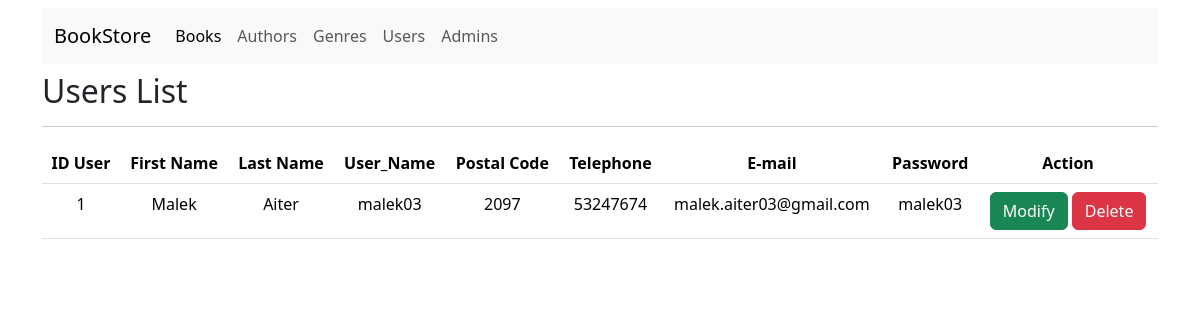
Screenshot of /View/User/index.php with the database file from the repository.
### tables this page shows
CREATE TABLE IF NOT EXISTS `user` (
  `id_user` int NOT NULL AUTO_INCREMENT,
  `fname` varchar(25) NOT NULL,
  `lname` varchar(25) NOT NULL,
  `username` varchar(25) NOT NULL,
  `pc` int NOT NULL,
  `tel` int NOT NULL,
  `email` varchar(25) NOT NULL,
  `pwd` varchar(15) NOT NULL,
  PRIMARY KEY (`id_user`)
);

### Controller/UserController.php (called while the page is built, shortened)
<?php
    require_once __DIR__.'/../Model/User.php';
    require_once __DIR__.'/../Model/DataBase.php';
    class UserController{
        public static function indexAction(){
            $users = User::all();
            require_once __DIR__.'/../View/User/layout.php';
        }
    }
?>

### View/User/index.php (called while the page is built)
<?php
    include __DIR__.'/../header.php';
    require_once __DIR__.'/../../Controller/UserController.php';
    UserController::indexAction();
?>

### Model/User.php (called while the page is built, shortened)
<?php
    class User{
        private $id_user;
        private $fname;
        private $lname;
        private $username;
        private $pc;
        private $tel;
        private $email;
        private $pwd;
        public function get_id_user(){
            return $this->id_user;
        }
        public function get_fname(){
            return $this->fname;
        }
        public function get_lname(){
            return $this->lname;
        }
        public function get_username(){
            return $this->username;
        }
        public function get_pc(){
            return $this->pc;
        }
        public function get_tel(){
            return $this->tel;
        }
        public function get_email(){
            return $this->email;
        }
        public function get_pwd(){
            return $this->pwd;
        }
        public static function all(){
            $rq="select * from user";
            return DataBase::Query($rq,'User');
        }
    }
?>

### Model/DataBase.php (called while the page is built, shortened)
<?php
class DataBase{
	private static $conx;
	private static function init(){
		self::$conx=new PDO('mysql:host=localhost;dbname=bookstore','root','');
		return self::$conx;
	}
	public static function getConx(){
		return self::$conx;
	}
	public static function Query($rq,$className,$tab=[]){
		$stm= self::getConx()->prepare($rq);
		$r=$stm->execute($tab);
		$stm->setFetchMode(PDO::FETCH_CLASS,$className);
		$res = $stm->fetchAll();
		return $res;
	}
}
?>

### View/User/layout.php (the view, shortened to what this page needs)
<!DOCTYPE html>
<html lang="en">
<head>
    <link href="https://cdn.jsdelivr.net/npm/bootstrap@5.3.3/dist/css/bootstrap.min.css" rel="stylesheet">
</head>
<body>
    <div class="container mt-2">
    <h2>Users List</h2>
    <hr>
    <table class="table table-hover" >
        <tr class="text-center">
            <th scope="col">ID User</th>
            <th scope="col">First Name</th>
            <th scope="col">Last Name</th>
            <th scope="col">User_Name</th>
            <th scope="col">Postal Code</th>
            <th scope="col">Telephone</th>
            <th scope="col">E-mail</th>
            <th scope="col">Password</th>
            <th scope="col">Action</th>
        </tr>
        <?php
            foreach($users as $user){
                ?>
                <tr class="text-center">
                    <td scope="row"><?=$user->get_id_user()?></td>
                    <td scope="row"><?=$user->get_fname()?></td>
                    <td scope="row"><?=$user->get_lname()?></td>
                    <td scope="row"><?=$user->get_username()?></td>
                    <td scope="row"><?=$user->get_pc()?></td>
                    <td scope="row"><?=$user->get_tel()?></td>
                    <td scope="row"><?=$user->get_email()?></td>
                    <td scope="row"><?=$user->get_pwd()?></td>
                    <td scope="row">
                        <a href="#" class="btn btn-success">Modify</a>
                        <a href="#" class="btn btn-danger">Delete</a>
                    </td>
        <?php
            }?>
    </table>
    </div>
</body>
</html>

### rows the page displays
user: id_user "1", fname "Malek", lname "Aiter", username "malek03", pc "2097", tel "53247674", email "malek.aiter03@gmail.com", pwd "malek03"
